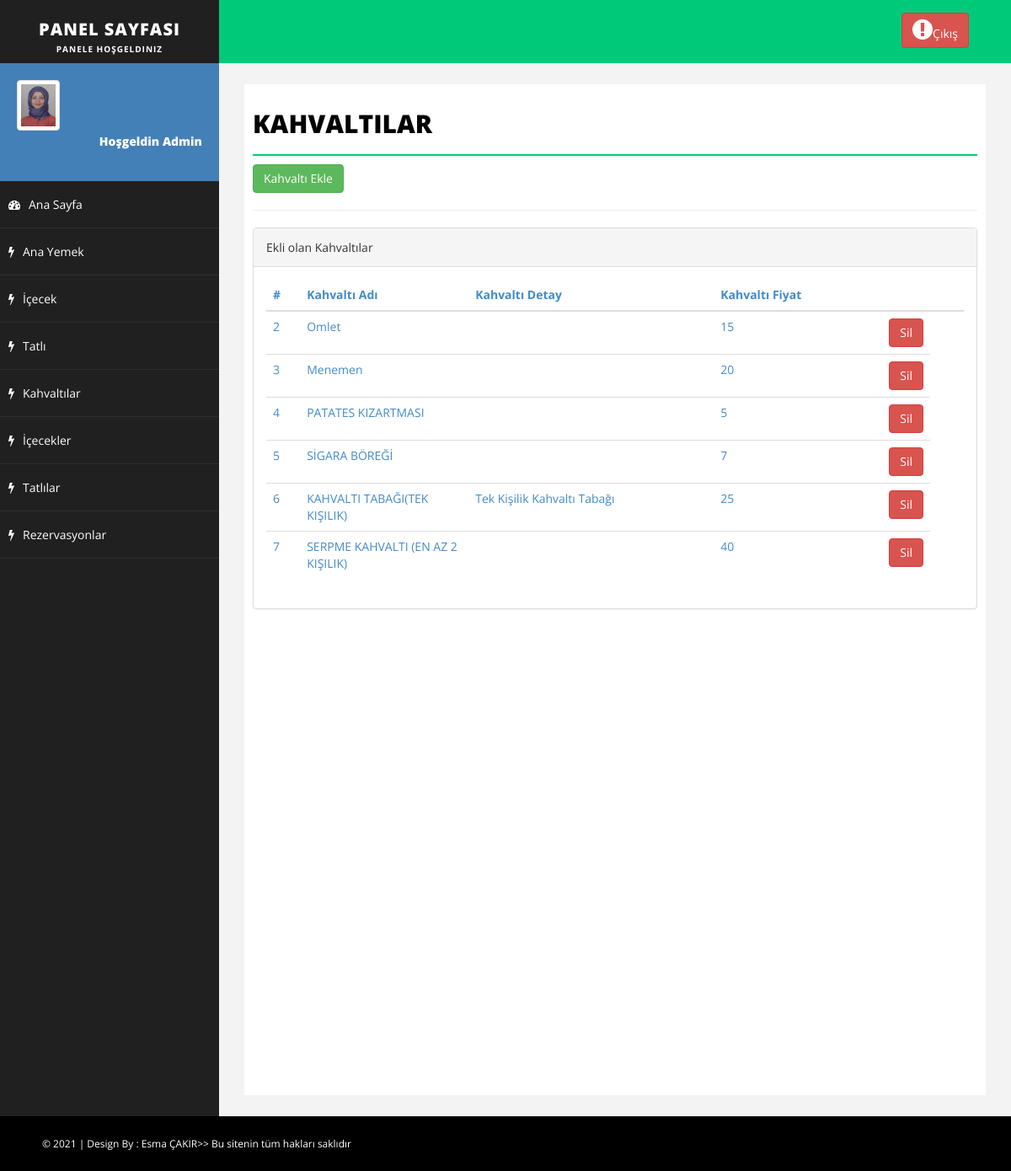
/admin/kahvalti.php (signed in), run on the app's committed database.
### tables this page shows
CREATE TABLE `kahvalti` (
  `kahvalti_id` int(11) NOT NULL,
  `kahvalti_ad` varchar(250) NOT NULL,
  `kahvalti_fiyat` int(11) NOT NULL,
  `kahvalti_detay` varchar(250) NOT NULL,
  `kahvalti_resimyol` varchar(250) NOT NULL
);

### www/admin/kahvalti.php (the view, shortened to what this page needs)
<?php
include 'header.php';
include 'sidebar.php';
?>
<div id="page-wrapper">
    <div id="page-inner">
        <div class="row">
            <div class="col-md-12">
                <h1 class="page-head-line">Kahvaltılar</h1>
            </div>
            <div class="col-md-12">
             <a href="kahvalti_ekle.php"><button class="btn btn-success">Kahvaltı Ekle</button>
                <hr>
            </div>
            <div class="col-md-12">
               <div class="panel panel-default">
                <div class="panel-heading">
                    Ekli olan Kahvaltılar
                </div>
                <div class="panel-body">
                    <div class="table-responsive">
                        <table class="table table-hover">
                            <thead>
                                <tr>
                                    <th>#</th>
                                    <th style="width:200px">Kahvaltı Adı</th>
                                    <th>Kahvaltı Detay</th>
                                    <th style="width:200px">Kahvaltı Fiyat</th>
                                    <th style="width:40px"></th>
                                    <th style="width:40px"></th>
                                </tr>
                            </thead>
                            <tbody>
                                <?php
                                $menusor=$db->query("select * from kahvalti");
                                while ($menucek=$menusor->fetch()) {?>
                                    <tr>
                                        <td><?php echo $menucek[ 'kahvalti_id'] ?></td>
                                        <td><?php echo $menucek[ 'kahvalti_ad'] ?></td>
                                        <td><?php echo $menucek[ 'kahvalti_detay'] ?></td>
                                        <td><?php echo $menucek[ 'kahvalti_fiyat'] ?></td>
                                        <td><a href="netting/islem.php?kahvalti_id=<?php echo $menucek['kahvalti_id']; ?>&kahvaltisil=ok"><button class="btn btn-danger">Sil</button></a></td>
                                    </tr>
                                <?php } ?>
                            </tbody>
                        </table>
                    </div>
                </div>
            </div>
        </div>
    </div>
</div>
</div>
<?php
include 'footer.php'; ?>

### www/admin/assets/css/basic.css (style rules this page uses)
body { font-family: 'Open Sans', sans-serif; line-height:25px; }
#page-wrapper { padding: 15px 15px; min-height: 600px; background: #F3F3F3; }
#page-inner { width: 100%; margin: 10px 20px 10px 0px; background-color: #fff!important; padding: 10px; min-height: 1200px; }
.page-head-line { font-size: 30px; text-transform: uppercase; color: #000; font-weight: 800; padding-bottom: 20px; border-bottom: 2px solid #00CA79; margin-bottom: 10px; }
#footer-sec a { color:#fff; }
@media (min-width:768px) { #page-wrapper { margin: 0 0 0 260px; padding: 15px 30px; min-height: 1200px; } }

### data on the page
kahvalti: kahvalti_id "2", kahvalti_ad "Omlet", kahvalti_fiyat "15"
kahvalti: kahvalti_id "3", kahvalti_ad "Menemen", kahvalti_fiyat "20"
kahvalti: kahvalti_id "4", kahvalti_ad "PATATES KIZARTMASI", kahvalti_fiyat "5"
kahvalti: kahvalti_id "5", kahvalti_ad "SİGARA BÖREĞİ", kahvalti_fiyat "7"
kahvalti: kahvalti_id "6", kahvalti_ad "KAHVALTI TABAĞI(TEK KIŞILIK)", kahvalti_detay "Tek Kişilik Kahvaltı Tabağı", kahvalti_fiyat "25"
kahvalti: kahvalti_id "7", kahvalti_ad "SERPME KAHVALTI (EN AZ 2 KIŞILIK)", kahvalti_fiyat "40"

### other printed values
$_SESSION['admin_kadi'] "Admin"
